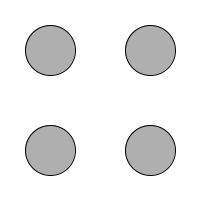
Frame 1 (no input)
Frame 60 (the mouse pressed at the canvas centre just before this capture): identical to frame 1, image omitted
Frame 120 (the mouse held since frame 60 and released just before this capture): identical to frame 1, image omitted

The Processing sketch that drew this single still picture (run headless with seeded random() and noise(); from frame 60 on, the mouse is pressed at the canvas centre):

// Processing sketch: exercise_4_4a_variables
// ── exercise_4_4a_variables.pde
// Learning Processing
// Daniel Shiffman
// http://www.learningprocessing.com

// Step 1: Write code that draws the following screenshots 
// with hard-coded values. (Feel free to use colors 
// instead of grayscale.)

// Step 2: Replace all of the hard-coded numbers with 
// variables.

// Step 3: Write assignment operations in draw() that 
// change the value of the variables.
// For example, “variable1 = variable1 + 2;”. 
// Try different expressions and see what happens!

// Exercise 4-4a: 

void setup() {
  size(200,200); 
}

void draw() {
  background(255);
  stroke(0);
  fill(175);
  ellipse(50,50,50,50);
  ellipse(150,50,50,50);
  ellipse(50,150,50,50);
  ellipse(150,150,50,50);
}
